Frame 1 (no input): blank canvas, image omitted
Frame 60 (the mouse pressed at the canvas centre just before this capture): blank canvas, image omitted
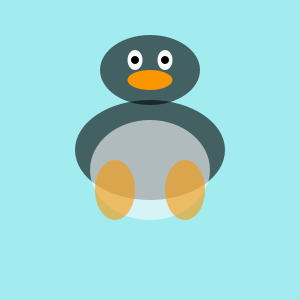
Frame 120 (the mouse held since frame 60 and released just before this capture)

The Processing sketch whose frames 1 and 60 were blank and that drew this single picture after the mouse press (run headless with seeded random() and noise(); from frame 60 on, the mouse is pressed at the canvas centre):

// Processing sketch: processing_143471
// ── processing_143471.pde


void setup(){
  size(300,300);
}

void draw(){
  background(162,236,240);
  stroke(0,0);
  
  fill(0,mouseX);
  ellipse(mouseX,mouseY-80,100,70);
  ellipse(mouseX,mouseY,150,100);
  
  fill(250,mouseX);
  ellipse(mouseX, mouseY+20,120,100);
  
  fill(250);
  ellipse(mouseX-15,mouseY-90,15,20);
  ellipse(mouseX+15,mouseY-90,15,20);
  
  fill(0);
  ellipse(mouseX-15,mouseY-90,8,8);
  ellipse(mouseX+15,mouseY-90,8,8);
  
  fill(250,150,0);
  ellipse(mouseX,mouseY-70,45,20);
  
  fill(250,150,0,mouseX);
ellipse(mouseX-35,mouseY+40,40,60);
ellipse(mouseX+35,mouseY+40,40,60);
}
